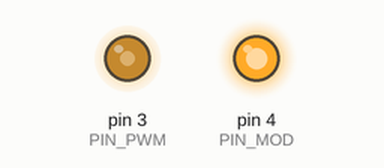
The sketch below on a simulated Arduino Uno, built with avr-gcc and run on an emulated ATmega328P. On the bench: output pins drawn as LEDs (lit = HIGH).

Above: at 0.05 s.
At 7.4 s:
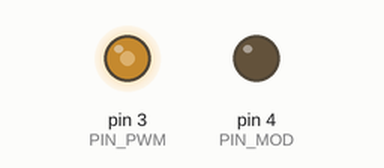
At 14.9 s:
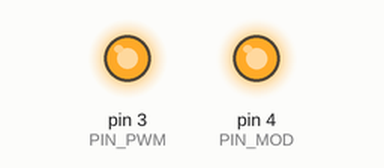
At 29.9 s:
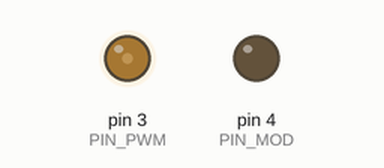
Timing chart, 0 to 39.0 s (numbered marks = the images above):
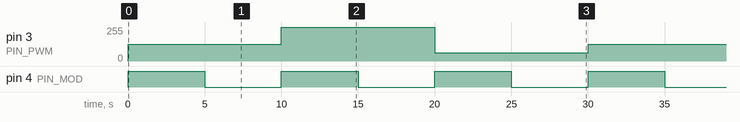

Measured:
- by itself, pin 3 (PIN_PWM): repeats every 30.0 s: 254/255 10.0 s, 63/255 10.0 s, 127/255 10.0 s
- by itself, pin 4 (PIN_MOD): alternates HIGH for 5.0 s and LOW for 5.0 s

The sketch:

PWMcontrol.ino
```cpp
#define MAX_PWM 254
#define PIN_PWM 3   // PWM to control piston
#define PIN_MOD 4   // Mode of piston, controls if it's forwards or backwards

// Makes piston go forwards
// @param perc: percentage of PWM, from 0 to 100. Controls the speed of piston
void pistFw(uint8_t perc){
  // Prevent values beyond 100%
  if(perc > 100) perc = 100;
  digitalWrite(PIN_MOD, HIGH);    // TODO: Until trials, supouse HIGH is FW

  analogWrite(PIN_PWM, (uint8_t)(perc*MAX_PWM/100));
}


// Makes piston go backwards
// @param perc: percentage of PWM, from 0 to 100. Controls the speed of piston
void pistBw(uint8_t perc){
  // Prevent values beyond 100%
  if(perc > 100) perc = 100;
  digitalWrite(PIN_MOD, LOW);   // TODO: Until trials, supouse LOW is BW

  analogWrite(PIN_PWM, (uint8_t)(perc*MAX_PWM/100));
}


void setup() {

  // Pins D3 and D11 - 62.5 kHz
  TCCR2B = 0b00000001; // x1
  TCCR2A = 0b00000011; // fast pwm

  pinMode(PIN_PWM, OUTPUT);
  pinMode(PIN_MOD, OUTPUT);
}

void loop() {

  // 50% of PWM
  pistFw(50);
  delay(5000);
  pistBw(50);
  delay(5000);

  // 100% of PWM
  pistFw(100);
  delay(5000);
  pistBw(100);
  delay(5000);

  // 25% of PWM
  pistFw(25);
  delay(5000);
  pistBw(25);
  delay(5000);

}
```
